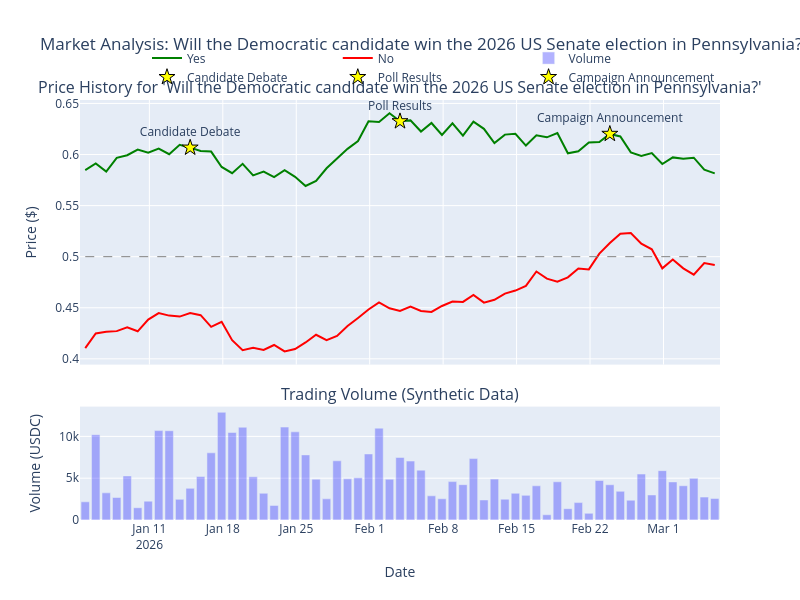
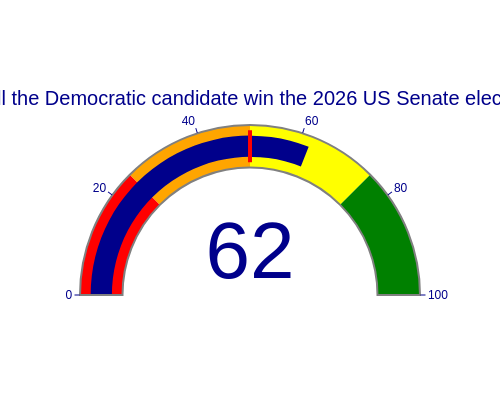

Notebook code for these charts, in order:
### Markdown cell above
# Part 7: Bonus - Data Analysis & Visualization

Now that we've covered the core functionality of interacting with Polymarket, let's explore how to analyze market data and create visualizations. This can help you:

- Track market trends over time
- Identify trading opportunities
- Analyze market sentiment
- Visualize probability changes

For this section, we'll use pandas for data manipulation and plotly for interactive visualizations.

## Historical Data Analysis

Let's start by analyzing historical price data for a market to identify trends and patterns:

### Code cell
# Generate synthetic historical price data for our example market
# In a real application, you would fetch this data from an API or database

import pandas as pd
import numpy as np
import plotly.graph_objects as go
from plotly.subplots import make_subplots
from datetime import datetime, timedelta

# Function to generate synthetic price data with a trend and some randomness
def generate_price_history(outcome_price, days=30, volatility=0.02, trend=0.001):
    """
    Generate synthetic price history for a market outcome.
    
    Parameters:
    - outcome_price: Current price of the outcome
    - days: Number of days of history to generate (default: 30)
    - volatility: Daily price volatility (default: 0.02)
    - trend: Daily price trend (default: 0.001)
    
    Returns:
    - DataFrame with date and price columns
    """
    # Generate dates (from past to present)
    end_date = datetime.now()
    start_date = end_date - timedelta(days=days)
    dates = [start_date + timedelta(days=i) for i in range(days + 1)]
    
    # Generate prices with a trend and random noise
    prices = []
    price = outcome_price - (trend * days)  # Start price
    
    for i in range(days + 1):
        # Add random noise and trend
        random_change = np.random.normal(0, volatility)
        price = max(0.01, min(0.99, price * (1 + random_change) + trend))
        prices.append(price)
    
    # Create DataFrame
    df = pd.DataFrame({
        'date': dates,
        'price': prices
    })
    
    return df

# Generate historical data for both outcomes
yes_history = generate_price_history(
    outcome_price=example_market['Outcomes']['Yes'],
    days=60,
    volatility=0.015,
    trend=0.0005
)

no_history = generate_price_history(
    outcome_price=example_market['Outcomes']['No'],
    days=60,
    volatility=0.015,
    trend=-0.0005
)

# Add outcome labels
yes_history['outcome'] = 'Yes'
no_history['outcome'] = 'No'

# Combine the data
price_history = pd.concat([yes_history, no_history])

# Create a time series visualization
fig = make_subplots(
    rows=2, 
    cols=1,
    shared_xaxes=True,
    vertical_spacing=0.1,
    subplot_titles=(
        f"Price History for '{example_market['Question']}'",
        "Trading Volume (Synthetic Data)"
    ),
    row_heights=[0.7, 0.3]
)

# Add Yes price line
fig.add_trace(
    go.Scatter(
        x=yes_history['date'],
        y=yes_history['price'],
        mode='lines',
        name='Yes',
        line=dict(color='green', width=2)
    ),
    row=1, col=1
)

# Add No price line
fig.add_trace(
    go.Scatter(
        x=no_history['date'],
        y=no_history['price'],
        mode='lines',
        name='No',
        line=dict(color='red', width=2)
    ),
    row=1, col=1
)

# Generate synthetic volume data
volume_data = pd.DataFrame({
    'date': yes_history['date'],
    'volume': np.random.randint(1000, 10000, size=len(yes_history)) * 
              (1 + np.sin(np.linspace(0, 6, len(yes_history))) * 0.5)
})

# Add volume bars
fig.add_trace(
    go.Bar(
        x=volume_data['date'],
        y=volume_data['volume'],
        name='Volume',
        marker_color='rgba(0, 0, 255, 0.3)'
    ),
    row=2, col=1
)

# Add key events (for demonstration)
events = [
    {'date': yes_history['date'].iloc[10], 'event': 'Candidate Debate', 'impact': 0.05},
    {'date': yes_history['date'].iloc[30], 'event': 'Poll Results', 'impact': -0.03},
    {'date': yes_history['date'].iloc[50], 'event': 'Campaign Announcement', 'impact': 0.02}
]

# Add event markers
for event in events:
    fig.add_trace(
        go.Scatter(
            x=[event['date']],
            y=[yes_history.loc[yes_history['date'] == event['date'], 'price'].values[0]],
            mode='markers+text',
            marker=dict(symbol='star', size=12, color='yellow', line=dict(width=1, color='black')),
            text=event['event'],
            textposition="top center",
            name=event['event']
        ),
        row=1, col=1
    )

# Update layout
fig.update_layout(
    height=600,
    width=800,
    title_text=f"Market Analysis: {example_market['Question']}",
    xaxis2_title="Date",
    yaxis_title="Price ($)",
    yaxis2_title="Volume (USDC)",
    legend=dict(
        orientation="h",
        yanchor="bottom",
        y=1.02,
        xanchor="right",
        x=1
    )
)

# Add a horizontal line at 0.5 (50% probability)
fig.add_shape(
    type="line",
    x0=yes_history['date'].min(),
    y0=0.5,
    x1=yes_history['date'].max(),
    y1=0.5,
    line=dict(color="gray", width=1, dash="dash"),
    row=1, col=1
)

# Show the figure
fig.show()

# Calculate some basic statistics
print("Market Analysis Statistics:")
print(f"  Current Yes Price: ${example_market['Outcomes']['Yes']:.2f} ({example_market['Outcomes']['Yes']*100:.1f}%)")
print(f"  Current No Price: ${example_market['Outcomes']['No']:.2f} ({example_market['Outcomes']['No']*100:.1f}%)")
print(f"  Yes Price Range: ${yes_history['price'].min():.2f} - ${yes_history['price'].max():.2f}")
print(f"  No Price Range: ${no_history['price'].min():.2f} - ${no_history['price'].max():.2f}")
print(f"  Yes 30-Day Volatility: {yes_history['price'].std() * 100:.2f}%")
print(f"  No 30-Day Volatility: {no_history['price'].std() * 100:.2f}%")

# Calculate price momentum (rate of change over the last 7 days)
yes_momentum = (yes_history['price'].iloc[-1] / yes_history['price'].iloc[-8] - 1) * 100
no_momentum = (no_history['price'].iloc[-1] / no_history['price'].iloc[-8] - 1) * 100

print(f"  Yes 7-Day Momentum: {yes_momentum:.2f}%")
print(f"  No 7-Day Momentum: {no_momentum:.2f}%")

# Create a probability gauge chart
import plotly.graph_objects as go

fig = go.Figure(go.Indicator(
    mode = "gauge+number",
    value = example_market['Outcomes']['Yes'] * 100,
    title = {'text': f"Probability of Yes: {example_market['Question']}"},
    domain = {'x': [0, 1], 'y': [0, 1]},
    gauge = {
        'axis': {'range': [0, 100], 'tickwidth': 1, 'tickcolor': "darkblue"},
        'bar': {'color': "darkblue"},
        'bgcolor': "white",
        'borderwidth': 2,
        'bordercolor': "gray",
        'steps': [
            {'range': [0, 25], 'color': 'red'},
            {'range': [25, 50], 'color': 'orange'},
            {'range': [50, 75], 'color': 'yellow'},
            {'range': [75, 100], 'color': 'green'}
        ],
        'threshold': {
            'line': {'color': "red", 'width': 4},
            'thickness': 0.75,
            'value': 50
        }
    }
))

fig.update_layout(
    height=400,
    width=500,
    font = {'color': "darkblue", 'family': "Arial"}
)

fig.show()

### Figure 1 — Plotly figure (JSON) as saved in the notebook; plotly's stock layout.template omitted (floating-point values rounded to 4 significant figures)
{"data": [{"line": {"color": "green", "width": 2}, "mode": "lines", "name": "Yes", "type": "scatter", "x": ["2026-01-04T21:19:08.602377", "2026-01-05T21:19:08.602377", "2026-01-06T21:19:08.602377", "2026-01-07T21:19:08.602377", "2026-01-08T21:19:08.602377", "2026-01-09T21:19:08.602377", "2026-01-10T21:19:08.602377", "2026-01-11T21:19:08.602377", "2026-01-12T21:19:08.602377", "2026-01-13T21:19:08.602377", "2026-01-14T21:19:08.602377", "2026-01-15T21:19:08.602377", "2026-01-16T21:19:08.602377", "2026-01-17T21:19:08.602377", "2026-01-18T21:19:08.602377", "2026-01-19T21:19:08.602377", "2026-01-20T21:19:08.602377", "2026-01-21T21:19:08.602377", "2026-01-22T21:19:08.602377", "2026-01-23T21:19:08.602377", "2026-01-24T21:19:08.602377", "2026-01-25T21:19:08.602377", "2026-01-26T21:19:08.602377", "2026-01-27T21:19:08.602377", "2026-01-28T21:19:08.602377", "2026-01-29T21:19:08.602377", "2026-01-30T21:19:08.602377", "2026-01-31T21:19:08.602377", "2026-02-01T21:19:08.602377", "2026-02-02T21:19:08.602377", "2026-02-03T21:19:08.602377", "2026-02-04T21:19:08.602377", "2026-02-05T21:19:08.602377", "2026-02-06T21:19:08.602377", "2026-02-07T21:19:08.602377", "2026-02-08T21:19:08.602377", "2026-02-09T21:19:08.602377", "2026-02-10T21:19:08.602377", "2026-02-11T21:19:08.602377", "2026-02-12T21:19:08.602377", "2026-02-13T21:19:08.602377", "2026-02-14T21:19:08.602377", "2026-02-15T21:19:08.602377", "2026-02-16T21:19:08.602377", "2026-02-17T21:19:08.602377", "2026-02-18T21:19:08.602377", "2026-02-19T21:19:08.602377", "2026-02-20T21:19:08.602377", "2026-02-21T21:19:08.602377", "2026-02-22T21:19:08.602377", "2026-02-23T21:19:08.602377", "2026-02-24T21:19:08.602377", "2026-02-25T21:19:08.602377", "2026-02-26T21:19:08.602377", "2026-02-27T21:19:08.602377", "2026-02-28T21:19:08.602377", "2026-03-01T21:19:08.602377", "2026-03-02T21:19:08.602377", "2026-03-03T21:19:08.602377", "2026-03-04T21:19:08.602377", "2026-03-05T21:19:08.602377"], "xaxis": "x", "y": [0.5848, 0.5913, 0.5832, 0.5967, 0.5993, 0.6048, 0.6018, 0.6057, 0.6003, 0.6095, 0.6067, 0.6034, 0.6029, 0.5878, 0.5817, 0.5909, 0.5796, 0.5833, 0.5778, 0.5847, 0.5781, 0.5692, 0.5742, 0.5865, 0.5962, 0.6055, 0.6132, 0.6325, 0.6318, 0.6404, 0.6325, 0.6334, 0.6225, 0.6309, 0.6192, 0.6306, 0.6185, 0.6322, 0.6252, 0.6113, 0.6195, 0.6203, 0.6088, 0.6189, 0.6168, 0.621, 0.6012, 0.6031, 0.6117, 0.6122, 0.6202, 0.6177, 0.6021, 0.5985, 0.6014, 0.5907, 0.5972, 0.5959, 0.5969, 0.5851, 0.5816], "yaxis": "y"}, {"line": {"color": "red", "width": 2}, "mode": "lines", "name": "No", "type": "scatter", "x": ["2026-01-04T21:19:08.619354", "2026-01-05T21:19:08.619354", "2026-01-06T21:19:08.619354", "2026-01-07T21:19:08.619354", "2026-01-08T21:19:08.619354", "2026-01-09T21:19:08.619354", "2026-01-10T21:19:08.619354", "2026-01-11T21:19:08.619354", "2026-01-12T21:19:08.619354", "2026-01-13T21:19:08.619354", "2026-01-14T21:19:08.619354", "2026-01-15T21:19:08.619354", "2026-01-16T21:19:08.619354", "2026-01-17T21:19:08.619354", "2026-01-18T21:19:08.619354", "2026-01-19T21:19:08.619354", "2026-01-20T21:19:08.619354", "2026-01-21T21:19:08.619354", "2026-01-22T21:19:08.619354", "2026-01-23T21:19:08.619354", "2026-01-24T21:19:08.619354", "2026-01-25T21:19:08.619354", "2026-01-26T21:19:08.619354", "2026-01-27T21:19:08.619354", "2026-01-28T21:19:08.619354", "2026-01-29T21:19:08.619354", "2026-01-30T21:19:08.619354", "2026-01-31T21:19:08.619354", "2026-02-01T21:19:08.619354", "2026-02-02T21:19:08.619354", "2026-02-03T21:19:08.619354", "2026-02-04T21:19:08.619354", "2026-02-05T21:19:08.619354", "2026-02-06T21:19:08.619354", "2026-02-07T21:19:08.619354", "2026-02-08T21:19:08.619354", "2026-02-09T21:19:08.619354", "2026-02-10T21:19:08.619354", "2026-02-11T21:19:08.619354", "2026-02-12T21:19:08.619354", "2026-02-13T21:19:08.619354", "2026-02-14T21:19:08.619354", "2026-02-15T21:19:08.619354", "2026-02-16T21:19:08.619354", "2026-02-17T21:19:08.619354", "2026-02-18T21:19:08.619354", "2026-02-19T21:19:08.619354", "2026-02-20T21:19:08.619354", "2026-02-21T21:19:08.619354", "2026-02-22T21:19:08.619354", "2026-02-23T21:19:08.619354", "2026-02-24T21:19:08.619354", "2026-02-25T21:19:08.619354", "2026-02-26T21:19:08.619354", "2026-02-27T21:19:08.619354", "2026-02-28T21:19:08.619354", "2026-03-01T21:19:08.619354", "2026-03-02T21:19:08.619354", "2026-03-03T21:19:08.619354", "2026-03-04T21:19:08.619354", "2026-03-05T21:19:08.619354"], "xaxis": "x", "y": [0.4105, 0.4248, 0.4264, 0.4271, 0.4308, 0.4269, 0.4384, 0.4448, 0.4423, 0.4413, 0.4448, 0.4427, 0.4313, 0.4363, 0.4182, 0.4085, 0.4108, 0.4086, 0.4136, 0.4073, 0.4096, 0.416, 0.4236, 0.4182, 0.4224, 0.4321, 0.44, 0.4483, 0.4553, 0.4495, 0.4468, 0.4511, 0.4469, 0.4459, 0.4517, 0.456, 0.4557, 0.4626, 0.455, 0.4578, 0.4639, 0.4668, 0.4715, 0.4855, 0.4785, 0.4756, 0.4797, 0.4885, 0.4876, 0.503, 0.5133, 0.5225, 0.5231, 0.5127, 0.5072, 0.4886, 0.4973, 0.4885, 0.4824, 0.4937, 0.4918], "yaxis": "y"}, {"marker": {"color": "rgba(0, 0, 255, 0.3)"}, "name": "Volume", "type": "bar", "x": ["2026-01-04T21:19:08.602377", "2026-01-05T21:19:08.602377", "2026-01-06T21:19:08.602377", "2026-01-07T21:19:08.602377", "2026-01-08T21:19:08.602377", "2026-01-09T21:19:08.602377", "2026-01-10T21:19:08.602377", "2026-01-11T21:19:08.602377", "2026-01-12T21:19:08.602377", "2026-01-13T21:19:08.602377", "2026-01-14T21:19:08.602377", "2026-01-15T21:19:08.602377", "2026-01-16T21:19:08.602377", "2026-01-17T21:19:08.602377", "2026-01-18T21:19:08.602377", "2026-01-19T21:19:08.602377", "2026-01-20T21:19:08.602377", "2026-01-21T21:19:08.602377", "2026-01-22T21:19:08.602377", "2026-01-23T21:19:08.602377", "2026-01-24T21:19:08.602377", "2026-01-25T21:19:08.602377", "2026-01-26T21:19:08.602377", "2026-01-27T21:19:08.602377", "2026-01-28T21:19:08.602377", "2026-01-29T21:19:08.602377", "2026-01-30T21:19:08.602377", "2026-01-31T21:19:08.602377", "2026-02-01T21:19:08.602377", "2026-02-02T21:19:08.602377", "2026-02-03T21:19:08.602377", "2026-02-04T21:19:08.602377", "2026-02-05T21:19:08.602377", "2026-02-06T21:19:08.602377", "2026-02-07T21:19:08.602377", "2026-02-08T21:19:08.602377", "2026-02-09T21:19:08.602377", "2026-02-10T21:19:08.602377", "2026-02-11T21:19:08.602377", "2026-02-12T21:19:08.602377", "2026-02-13T21:19:08.602377", "2026-02-14T21:19:08.602377", "2026-02-15T21:19:08.602377", "2026-02-16T21:19:08.602377", "2026-02-17T21:19:08.602377", "2026-02-18T21:19:08.602377", "2026-02-19T21:19:08.602377", "2026-02-20T21:19:08.602377", "2026-02-21T21:19:08.602377", "2026-02-22T21:19:08.602377", "2026-02-23T21:19:08.602377", "2026-02-24T21:19:08.602377", "2026-02-25T21:19:08.602377", "2026-02-26T21:19:08.602377", "2026-02-27T21:19:08.602377", "2026-02-28T21:19:08.602377", "2026-03-01T21:19:08.602377", "2026-03-02T21:19:08.602377", "2026-03-03T21:19:08.602377", "2026-03-04T21:19:08.602377", "2026-03-05T21:19:08.602377"], "xaxis": "x2", "y": [2173, 10200.0, 3246.0, 2689.0, 5267.0, 1469.0, 2257.0, 10690.0, 10680.0, 2470.0, 3782.0, 5209.0, 8031.0, 12880.0, 10470.0, 11090.0, 5170.0, 3194.0, 1746.0, 11110.0, 10540.0, 7785.0, 4885.0, 2527.0, 7079.0, 4920.0, 5059.0, 7899.0, 10990.0, 4884.0, 7480.0, 7047.0, 5964.0, 2890.0, 2536.0, 4590.0, 4225.0, 7343.0, 2392.0, 4889.0, 2493.0, 3195.0, 2948.0, 4089.0, 623.8, 4569.0, 1351.0, 2083.0, 797.0, 4729.0, 4212.0, 3433.0, 2367.0, 5494.0, 2993.0, 5901.0, 4552.0, 4096.0, 4994.0, 2737.0, 2575.0], "yaxis": "y2"}, {"marker": {"color": "yellow", "line": {"color": "black", "width": 1}, "size": 12, "symbol": "star"}, "mode": "markers+text", "name": "Candidate Debate", "text": "Candidate Debate", "textposition": "top center", "type": "scatter", "x": ["2026-01-14T21:19:08.602377"], "xaxis": "x", "y": [0.6067], "yaxis": "y"}, {"marker": {"color": "yellow", "line": {"color": "black", "width": 1}, "size": 12, "symbol": "star"}, "mode": "markers+text", "name": "Poll Results", "text": "Poll Results", "textposition": "top center", "type": "scatter", "x": ["2026-02-03T21:19:08.602377"], "xaxis": "x", "y": [0.6325], "yaxis": "y"}, {"marker": {"color": "yellow", "line": {"color": "black", "width": 1}, "size": 12, "symbol": "star"}, "mode": "markers+text", "name": "Campaign Announcement", "text": "Campaign Announcement", "textposition": "top center", "type": "scatter", "x": ["2026-02-23T21:19:08.602377"], "xaxis": "x", "y": [0.6202], "yaxis": "y"}], "layout": {"annotations": [{"font": {"size": 16}, "showarrow": false, "text": "Price History for 'Will the Democratic candidate win the 2026 US Senate election in Pennsylvania?'", "x": 0.5, "xanchor": "center", "xref": "paper", "y": 1, "yanchor": "bottom", "yref": "paper"}, {"font": {"size": 16}, "showarrow": false, "text": "Trading Volume (Synthetic Data)", "x": 0.5, "xanchor": "center", "xref": "paper", "y": 0.27, "yanchor": "bottom", "yref": "paper"}], "height": 600, "legend": {"orientation": "h", "x": 1, "xanchor": "right", "y": 1.02, "yanchor": "bottom"}, "shapes": [{"line": {"color": "gray", "dash": "dash", "width": 1}, "type": "line", "x0": "2026-01-04T21:19:08.602377", "x1": "2026-03-05T21:19:08.602377", "xref": "x", "y0": 0.5, "y1": 0.5, "yref": "y"}], "title": {"text": "Market Analysis: Will the Democratic candidate win the 2026 US Senate election in Pennsylvania?"}, "width": 800, "xaxis": {"anchor": "y", "domain": [0, 1], "matches": "x2", "showticklabels": false}, "xaxis2": {"anchor": "y2", "domain": [0, 1], "title": {"text": "Date"}}, "yaxis": {"anchor": "x", "domain": [0.37, 1], "title": {"text": "Price ($)"}}, "yaxis2": {"anchor": "x2", "domain": [0, 0.27], "title": {"text": "Volume (USDC)"}}}}

### Figure 2 — Plotly figure (JSON) as saved in the notebook; plotly's stock layout.template omitted (floating-point values rounded to 4 significant figures)
{"data": [{"domain": {"x": [0, 1], "y": [0, 1]}, "gauge": {"axis": {"range": [0, 100], "tickcolor": "darkblue", "tickwidth": 1}, "bar": {"color": "darkblue"}, "bgcolor": "white", "bordercolor": "gray", "borderwidth": 2, "steps": [{"color": "red", "range": [0, 25]}, {"color": "orange", "range": [25, 50]}, {"color": "yellow", "range": [50, 75]}, {"color": "green", "range": [75, 100]}], "threshold": {"line": {"color": "red", "width": 4}, "thickness": 0.75, "value": 50}}, "mode": "gauge+number", "title": {"text": "Probability of Yes: Will the Democratic candidate win the 2026 US Senate election in Pennsylvania?"}, "type": "indicator", "value": 62}], "layout": {"font": {"color": "darkblue", "family": "Arial"}, "height": 400, "width": 500}}
